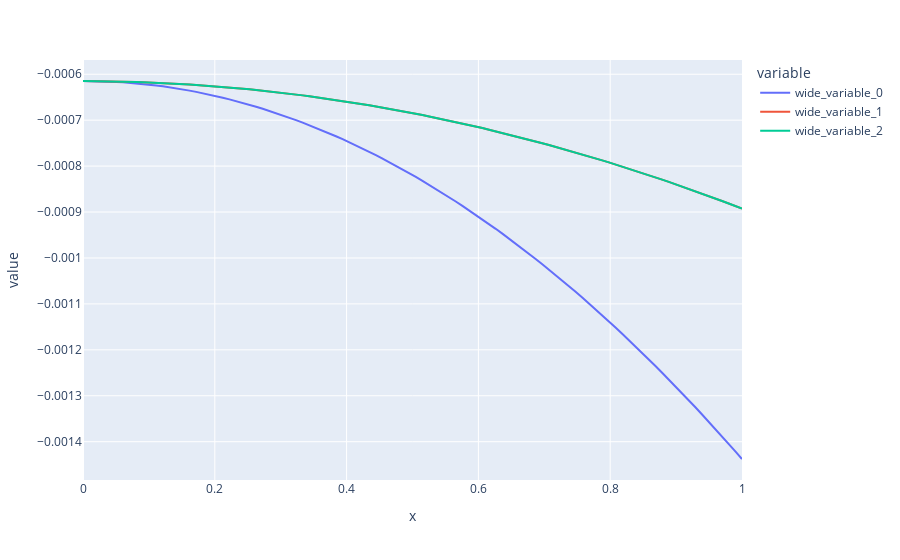

This figure's notebook cell:
### Code cell
sol = linalg.solve(M, Rmat)

X = linspace(0, R, N)
Y1, Y2, Y3 = [], [], []

for i in range(1, N+1):
    r = i*dr
    contrainte = Tdeplacementsi(sol, i, r)
    Y1.append(contrainte[0][0])
    Y2.append(contrainte[1][1])
    Y3.append(contrainte[2][2])



px.line(x = X, y = [Y1, Y2, Y3])
